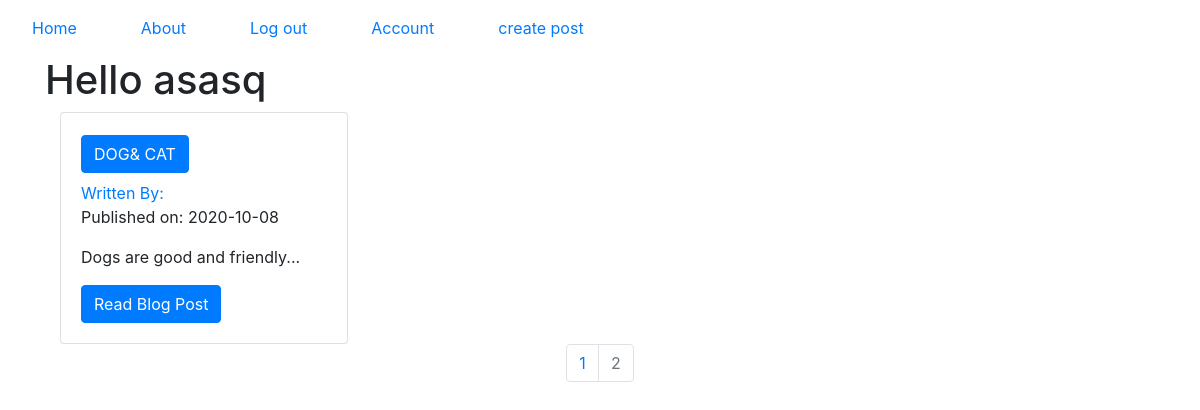
The app's page /?page=2 (signed in) with its own data.
### puppyblog/models.py (models this page shows, shortened)
class User(db.Model, UserMixin):
    __tablename__ = "users"
    id = db.Column(db.Integer, unique=True, primary_key=True)
    user_name = db.Column(db.String(64), nullable=False, unique=True, index=True)
    email = db.Column(db.String(64), nullable=False, unique=True, index=True)
    hash_password = db.Column(db.String(128), unique=True, nullable=False)
    profile_image = db.Column(db.String(64), default='default_profile.png')
    blog_post = db.relationship('BlogPost', backref='Author', lazy=True)

class BlogPost(db.Model):
    __tabelname__ = "blogposts"
    users = db.relationship(User)
    id = db.Column(db.Integer, unique=True, primary_key=True)
    user_id = db.Column(db.Integer, db.ForeignKey("users.id"), nullable=False)
    title = db.Column(db.String(128), nullable=False)
    date = db.Column(db.DateTime, nullable=True, default=datetime.utcnow())
    body = db.Column(db.Text(), nullable=False)

### puppyblog/core/views.py (the view)
@core.route("/")
def index():
    page = request.args.get('page', 1, type=int)
    blog_posts = BlogPost.query.order_by(BlogPost.date.desc()).paginate(page=page, per_page=5)
    return render_template("index.html", blog_posts=blog_posts)

### puppyblog/models.py (called while the page is built)
@login_manager.user_loader
def user_loader(user_id):
    return User.query.get(user_id)

### puppyblog/templates/index.html
{%extends "base.html"%}
{%block content%}
{%if current_user.is_authenticated%}
<h1>Hello {{current_user.user_name}}</h1>
<div class="container">
    {%for post in blog_posts.items%}
    <div class="card" style="width: 18rem;">
        <div class="card-body">
            <h2><a href="{{url_for('blog_posts.view', blog_post_id=post.id)}}"
                   class="btn btn-primary">{{post.title}} </a></h2>
            <a href="{{ url_for('users.user_post', user_name=post.Author.user_name) }}">Written By: {{
                post.Author.username }}</a>
            <p>Published on: {{ post.date.strftime('%Y-%m-%d') }}</p>
            <p class="card-text">{{post.body[:100]}}...</p>
            <a href="{{ url_for('blog_posts.view', blog_post_id=post.id) }}" class="btn btn-primary">Read Blog
                Post</a>
        </div>
        {%endfor%}
    </div>
</div>
<nav aria-label="Page navigation example">
    <ul class="pagination justify-content-center">
        {% for page_num in blog_posts.iter_pages(left_edge=1, right_edge=1, left_current=1, right_current=2) %}
        {% if blog_posts.page == page_num %}
        <li class="page-item disabled">
            <a class="page-link" href="{{ url_for('core.index', page=page_num) }}">{{ page_num }}</a></li>
        {% else %}
        <li class="page-item"><a class="page-link" href="{{ url_for('core.index', page=page_num) }}">{{ page_num
            }}</a></li>
        {% endif %}
        {% endfor %}
    </ul>
</nav>
{%else%}
<div class="jumbotron">
    <h1>Hello, wellcome to puppy blog!</h1>
    <h4>please register or login to see the Posts!</h4>
</div>
{%endif%}
{%endblock%}

### records on screen
User: user_name "asasq"
BlogPost: title "DOG& CAT", date "2020-10-08", body "Dogs are good and friendly"

### other values on screen
{{ page_num }} "1"
{{ page_num }} "2"
